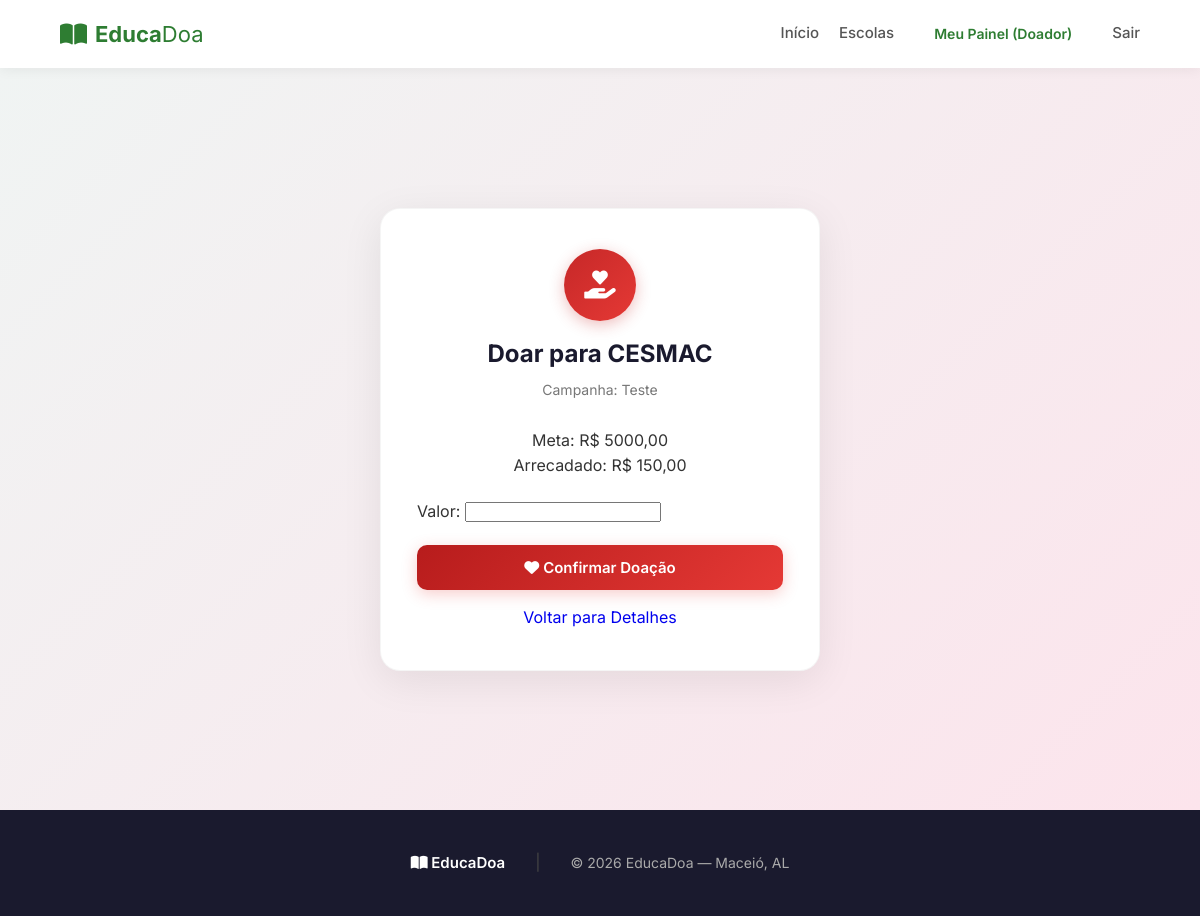
/necessidade/1/doar/ (signed in), run on the app's committed database.
### core/models.py (models this page shows, shortened)
class Necessidade(models.Model):
    escola = models.ForeignKey(Escola, on_delete=models.CASCADE, related_name='necessidades')
    titulo = models.CharField(max_length=200)
    descricao = models.TextField()
    valor_meta = models.DecimalField(max_digits=10, decimal_places=2)
    valor_arrecadado = models.DecimalField(max_digits=10, decimal_places=2, default=0.00)
    imagem = models.ImageField(upload_to='necessidades/', blank=True, null=True)
    data_criacao = models.DateTimeField(auto_now_add=True)

class Escola(models.Model):
    usuario = models.OneToOneField(Usuario, on_delete=models.CASCADE, primary_key=True)
    cnpj = models.CharField(max_length=18, unique=True)
    cidade = models.CharField(max_length=100)
    estado = models.CharField(max_length=2)
    nome_escola = models.CharField(max_length=200)

### core/views.py (the view)
# urls.py: path('necessidade/<int:necessidade_pk>/doar/', views.realizar_doacao, name='realizar_doacao'),
@login_required
def realizar_doacao(request, necessidade_pk):
    if not getattr(request.user, 'is_doador', False):
        return redirect('login_doador')
    nec = get_object_or_404(Necessidade, pk=necessidade_pk)
    if request.method == 'POST':
        form = DoacaoForm(request.POST)
        if form.is_valid():
            valor = form.cleaned_data['valor']
            Doacao.objects.create(doador=request.user.doador, necessidade=nec, valor=valor)
            nec.valor_arrecadado += valor
            nec.save()
            messages.success(request, f'Doação de R$ {valor} realizada com sucesso!')
            return redirect('escola_detalhe', pk=nec.escola.pk)
    else:
        form = DoacaoForm()
    return render(request, 'form_doacao.html', {'form': form, 'necessidade': nec})

### core/forms.py
class DoacaoForm(forms.Form):
    valor = forms.DecimalField(max_digits=10, decimal_places=2, min_value=1.00)

### templates/form_doacao.html (shortened to what this page needs)
{% extends 'base.html' %}
{% load static %}
{% block content %}
<main class="escola-login-container doador-login-container">
  <div class="escola-login-card">
    <div class="escola-card-header">
      <div class="escola-icon-wrap doador-icon-wrap">
        <i class="fas fa-hand-holding-heart"></i>
      </div>
      <h2>Doar para {{ necessidade.escola.nome_escola }}</h2>
      <p>Campanha: {{ necessidade.titulo }}</p>
    </div>
    <form class="escola-form" method="POST">
      <p style="text-align:center; margin-bottom:20px;">
        Meta: R$ {{ necessidade.valor_meta }}<br>
        Arrecadado: R$ {{ necessidade.valor_arrecadado }}
      </p>
      <div style="text-align: left; margin-bottom: 20px;">
        {{ form.as_p }}
      </div>
      <button type="submit" class="btn-escola-submit doador-submit">
        <i class="fas fa-heart"></i> Confirmar Doação
      </button>
    </form>
    <div style="text-align:center; margin-top:15px;">
      <a href="{% url 'escola_detalhe' necessidade.escola.pk %}">Voltar para Detalhes</a>
    </div>
  </div>
</main>
{% endblock %}

### static/style.css (style rules this page uses)
* { margin: 0; padding: 0; box-sizing: border-box; font-family: 'Inter', Arial, Helvetica, sans-serif; }
body { background: #f0f4f3; color: #333; line-height: 1.6; }
a { text-decoration: none; transition: color 0.3s ease; }
.escola-login-container { display: flex; justify-content: center; align-items: center; min-height: calc(100vh - 58px); padding: 40px 20px; background: linear-gradient(135deg, #f0f4f3, #e8f5e9); }
.doador-login-container { background: linear-gradient(135deg, #f0f4f3, #fce4ec); }
.escola-login-card { background: white; padding: 40px 36px; border-radius: 20px; width: 100%; max-width: 440px; box-shadow: 0 10px 40px rgba(0, 0, 0, 0.08); border: 1px solid rgba(0, 0, 0, 0.04); }
.escola-card-header { text-align: center; margin-bottom: 28px; }
.escola-card-header h2 { font-size: 24px; font-weight: 700; color: #1a1a2e; margin-bottom: 6px; }
.escola-card-header > p { color: #777; font-size: 14px; line-height: 1.5; }
.escola-icon-wrap { width: 72px; height: 72px; background: linear-gradient(135deg, #1a472a, #2e7d32); color: white; display: flex; align-items: center; justify-content: center; border-radius: 50%; margin: 0 auto 14px; font-size: 28px; box-shadow: 0 4px 15px rgba(46, 125, 50, 0.3); }
.doador-icon-wrap { background: linear-gradient(135deg, #c62828, #e53935); box-shadow: 0 4px 15px rgba(198, 40, 40, 0.3); }
.btn-escola-submit { width: 100%; padding: 13px; border: none; background: linear-gradient(135deg, #1a472a, #2e7d32); color: white; border-radius: 10px; cursor: pointer; font-size: 15px; font-weight: 600; font-family: 'Inter', sans-serif; transition: all 0.3s ease; box-shadow: 0 4px 15px rgba(46, 125, 50, 0.25); }
.doador-submit { background: linear-gradient(135deg, #b71c1c, #e53935); box-shadow: 0 4px 15px rgba(229, 57, 53, 0.25); }

### data on the page
Necessidade: escola.nome_escola "CESMAC", titulo "Teste", valor_meta "5000,00", valor_arrecadado "150,00"
